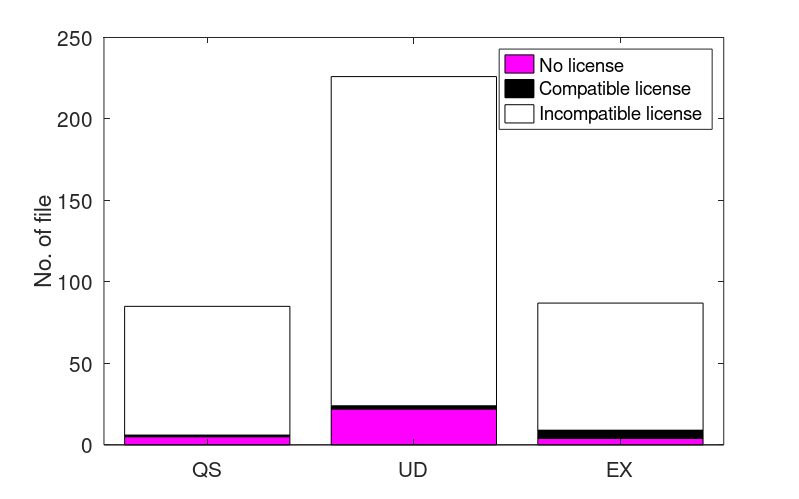

Write MATLAB code to recreate this figure.
y = [5 1 79; 22 2 202; 4 5 78;];
bar(y,'stacked')

P=findobj(gca,'type','patch');
C=['w','k','m','g']; % make a colors list 
for n=1:length(P) 
set(P(n),'facecolor',C(n));
end

xticks([1 2 3])
xticklabels({'QS', 'UD', 'EX'})
%xlabel('Project','FontSize',15)
ylabel('No. of file','FontSize',15)
t_legend=legend('No license', 'Compatible license', 'Incompatible license');
set(t_legend,'FontSize',15);
set(gca,'FontSize',15);
%set(gca,'XTickLabelRotation',45)
box on

h=gcf;
set(h,'PaperPositionMode','auto');         
set(h,'PaperOrientation','landscape');
set(h,'Position',[50 50 800 500]);
print('license_violation','-dpdf','-bestfit')